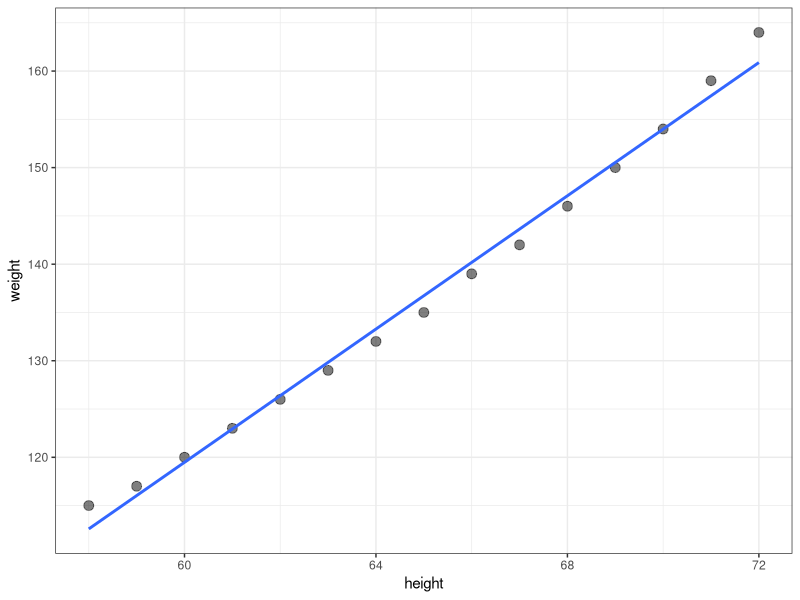
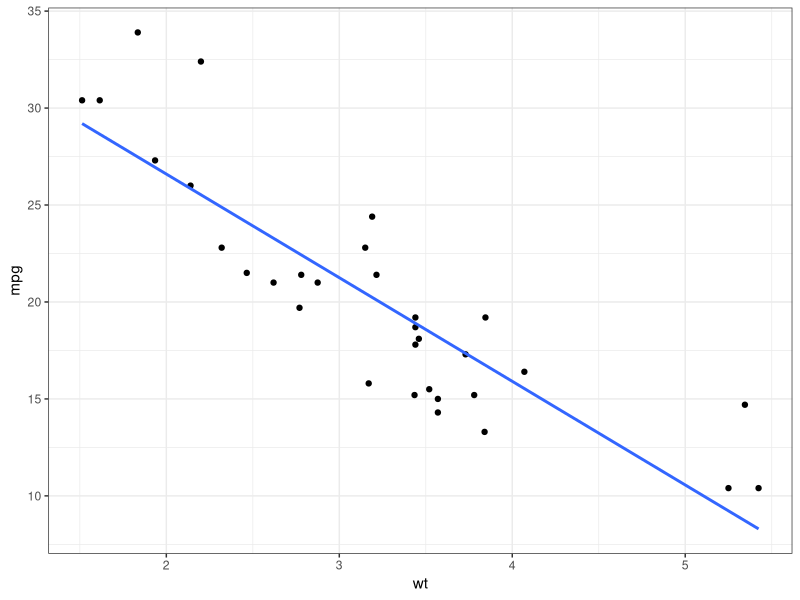

Generate these figures, in order, with R:
library(tidyverse)
View(women)
women %>% 
  ggplot(aes(height,weight))+
  geom_point(size=3,alpha=0.5)+
  geom_smooth(method = lm,se=F)+
  theme_bw()
mod_1 <- lm(height~weight,data = women)
summary(mod_1)


library(MASS)
lm(Fertility~.,data = swiss) %>% 
  step(direction = "backward",trace = 0) %>% 
  summary()


mtcars %>% 
  ggplot(aes(wt,mpg))+
  geom_point()+
  geom_smooth(method = lm,se=F)+
  theme_bw()















